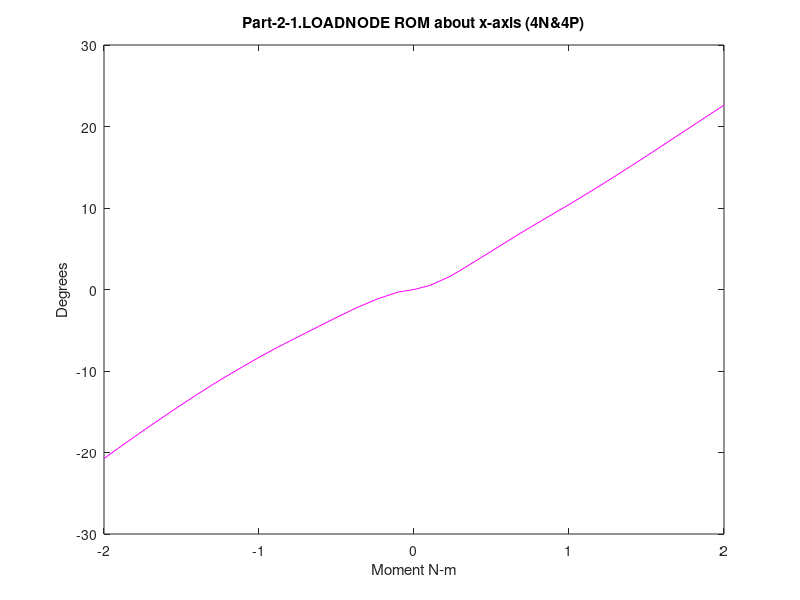

This figure's MATLAB source: (Note: this script raises an error after producing the figure.)
%% Range of  motion for model5_LatSlide_Tether
%% Part-2-1.LOADNODE
% extension (4N) data converted to degrees
ta=[2 2.05126 2.11533 2.17471 2.20404 2.25806 2.30703 2.35279 2.40109 2.45138 2.50274 2.55389 2.60894 2.65187 2.70418 2.75649 2.80083 2.85242 2.90526 2.95387 3 ];
ur1a=(180/pi)*(0.0390112+[-0.0390112 -0.0445328 -0.0585254 -0.0750416 -0.0840238 -0.101572 -0.117932 -0.133139 -0.149417 -0.166765 -0.185369 -0.20487 -0.226275 -0.243644 -0.265711 -0.28852 -0.308273 -0.331665 -0.356059 -0.378931 -0.400989 ]);
ur2a=(180/pi)*(-0.0209381+[0.0209381 0.0212932 0.0207506 0.0193363 0.0184148 0.016704 0.0152962 0.0141969 0.0130867 0.0118108 0.010355 0.00871715 0.00677342 0.00522994 0.00338431 0.00149501 -0.000196563 -0.00228458 -0.00447694 -0.00654989 -0.00854412]);
ur3a=(180/pi)*(-0.0300513+[0.0300513 0.0305766 0.0306433 0.0302071 0.0298779 0.0293143 0.0291185 0.0291235 0.029183 0.0292165 0.0292237 0.02923 0.0291508 0.0289931 0.0287882 0.0285916 0.0283722 0.0280059 0.02749 0.0269473 0.0264771]);

% flexion (4P) data converted to degrees
tb=[2 2.05126 2.11533 2.16533 2.21533 2.25908 2.32939 2.37939 2.41064 2.48096 2.51221 2.58252 2.61377 2.65013 2.70227 2.75401 2.82172 2.85179 2.91104 2.95017 3];
ur1b=(180/pi)*(0.0390112+[-0.0390112 -0.0303469 -0.0112679 0.00829034 0.0289154 0.0467931 0.0759647 0.0958811 0.108102 0.13545 0.147722 0.176158 0.189049 0.204243 0.226442 0.248686 0.278106 0.29124 0.317116 0.334153 0.355795]);
ur2b=(180/pi)*(-0.0209381+[0.0209381 0.0224982 0.0250941 0.0274965 0.0295836 0.0311457 0.0331949 0.0342249 0.0348003 0.0359693 0.0364777 0.0375683 0.0380281 0.0385587 0.0393344 0.04012 0.0410505 0.0414287 0.0421374 0.0425845 0.0431401 ]);
ur3b=(180/pi)*(-0.0300513+[0.0300513 0.0310142 0.0326795 0.0340649 0.035231 0.0361196 0.0371207 0.0378427 0.0382731 0.0390685 0.0393881 0.0401609 0.0405368 0.0409915 0.04157 0.0418063 0.0415349 0.0412681 0.0405593 0.0399773 0.0391686 ]);

% lateral bending (5N) data converted to degrees
ta5=[2 2.05126 2.10091 2.15137 2.23246 2.28246 2.31371 2.35238 2.42753 2.45878 2.51533 2.551 2.6001 2.67059 2.71118 2.76118 2.82055 2.86274 2.92212 2.9643 3];
ur1a5=(180/pi)*(0.0390112+[-0.0390112 -0.0384557 -0.0383573 -0.0385844 -0.0392278 -0.0397509 -0.0402031 -0.0408852 -0.0425828 -0.0434633 -0.0453547 -0.0466619 -0.0485518 -0.0515568 -0.0534372 -0.055847 -0.0587852 -0.0610138 -0.0642583 -0.066721 -0.068877 ]);
ur2a5=(180/pi)*(-0.0209381+[0.0209381 0.0167944 0.00860755 -0.00196035 -0.0224648 -0.0363765 -0.045275 -0.0565546 -0.0786026 -0.0877389 -0.10415 -0.114326 -0.128017 -0.147221 -0.15809 -0.171312 -0.186747 -0.197554 -0.212653 -0.223352 -0.23235]);
ur3a5=(180/pi)*(-0.0300513+[0.0300513 0.0283037 0.023689 0.0169447 0.00260352 -0.0076868 -0.0143256 -0.0228524 -0.0400187 -0.047225 -0.0602198 -0.0683806 -0.0796096 -0.0955057 -0.104433 -0.115173 -0.127627 -0.136104 -0.147626 -0.155415 -0.161806]);
% lateral bending (5P) data converted to degrees
tb5=[2 2.05126 2.11533 2.17471 2.20107 2.25991 2.30337 2.35035 2.40415 2.45064 2.51269 2.558 2.61911 2.66482 2.70279 2.77248 2.82013 2.86034 2.91837 2.95368 3];
ur1b5=(180/pi)*(0.0390112+[-0.0390112 -0.0378846 -0.036121 -0.0343224 -0.0334734 -0.0315638 -0.0302853 -0.0291298 -0.0282971 -0.0281689 -0.0286302 -0.0293807 -0.03073 -0.0319586 -0.0331122 -0.0354634 -0.0372617 -0.0388646 -0.0413264 -0.0428817 -0.0450107 ]);
ur2b5=(180/pi)*(-0.0209381+[0.0209381 0.0265191 0.0392846 0.0537124 0.060762 0.0775743 0.0906577 0.105169 0.121719 0.135759 0.154059 0.167116 0.184481 0.19733 0.207901 0.227083 0.240009 0.250792 0.266178 0.275467 0.287594]);
ur3b5=(180/pi)*(-0.0300513+[0.0300513 0.0328911 0.0410604 0.0512508 0.0564777 0.0694695 0.0800155 0.0921162 0.106205 0.118313 0.134133 0.145479 0.160554 0.17165 0.180743 0.197159 0.20809 0.217076 0.229658 0.237092 0.246606]);

% axial roation (6N) data converted to degrees.
ta6=[2 2.05026 2.11433 2.16433 2.21433 2.26433 2.31433 2.36433 2.41433 2.46433 2.51433 2.56433 2.61433 2.66433 2.71433 2.76433 2.81433 2.87371 2.91589 2.96589 3];
ur1a6=(180/pi)*(0.0390112+[-0.0390112 -0.00287522 0.0155824 0.0282489 0.0330903 0.0359953 0.0381832 0.0399045 0.042071 0.0438742 0.0459368 0.0486603 0.0512189 0.0542616 0.0569445 0.0598413 0.0628698 0.0660135 0.0699129 0.0727929 0.0748824]);
ur2a6=(180/pi)*(-0.0209381+[0.0209381 0.00812832 -0.0198089 -0.0405386 -0.052901 -0.0688193 -0.081267 -0.0909591 -0.102444 -0.111756 -0.120365 -0.129803 -0.138174 -0.147045 -0.15401 -0.160516 -0.166562 -0.172212 -0.178537 -0.182763 -0.185669]);
ur3a6=(180/pi)*(-0.0300513+[0.0300513 0.00662173 -0.0340194 -0.0676476 -0.0868714 -0.110008 -0.128001 -0.14212 -0.159224 -0.173362 -0.18688 -0.201911 -0.215532 -0.230376 -0.242386 -0.254045 -0.265329 -0.276269 -0.288924 -0.297735 -0.303973]);

% axial rotation (6P) data converted to degrees
tb6=[2 2.05126 2.11533 2.16533 2.20361 2.25315 2.31416 2.35262 2.40417 2.45195 2.50082 2.55529 2.60294 2.66047 2.7231 2.75435 2.80406 2.85412 2.94917 2.96167 3];
ur1b6=(180/pi)*(0.0390112+[-0.0390112 -0.0379345 -0.0359254 -0.0336474 -0.0316109 -0.0283184 -0.0229266 -0.019037 -0.0134948 -0.00825905 -0.00322029 0.00175667 0.00539779 0.00923483 0.0131241 0.0150953 0.0184002 0.0218544 0.0286262 0.0295273 0.0322952]);
ur2b6=(180/pi)*(-0.0209381+[0.0209381 0.024108 0.0329509 0.0421705 0.0497661 0.0605225 0.07497 0.0843957 0.0970573 0.108596 0.119915 0.132044 0.142222 0.154063 0.166602 0.172768 0.182436 0.191892 0.209076 0.211282 0.217914]);
ur3b6=(180/pi)*(-0.0300513+[0.0300513 0.0352278 0.0487543 0.0628903 0.0747967 0.0922749 0.116685 0.132934 0.155045 0.174991 0.194224 0.214403 0.230881 0.249566 0.268918 0.278342 0.292986 0.307261 0.333315 0.33667 0.346754 ]);

%% Part-2-1.N-C4-EP
% extension (4N) data converted to degrees
tc=[2 2.05126 2.11533 2.17471 2.20404 2.25806 2.30703 2.35279 2.40109 2.45138 2.50274 2.55389 2.60894 2.65187 2.70418 2.75649 2.80083 2.85242 2.90526 2.95387 3 ];
ur1c=(180/pi)*(0.0579808+[-0.0579808 -0.0591453 -0.065949 -0.0743261 -0.0791067 -0.0891022 -0.0990442 -0.109147 -0.120481 -0.132748 -0.145658 -0.159286 -0.175004 -0.188357 -0.205565 -0.223618 -0.239714 -0.25916 -0.279685 -0.299121 -0.318028 ]);
ur2c=(180/pi)*(-0.020385+[0.020385 0.0211272 0.0214923 0.021663 0.0217419 0.0218692 0.0218602 0.0218619 0.0219169 0.0218758 0.0218001 0.0215807 0.0211626 0.0207545 0.0201443 0.0193442 0.0185002 0.0172647 0.0157532 0.0142445 0.0127373]);
ur3c=(180/pi)*(-0.0265798+[0.0265798 0.0271847 0.0275514 0.0278337 0.0279993 0.0282704 0.0285763 0.0289148 0.0293417 0.0297532 0.0301318 0.0304302 0.0306791 0.0307578 0.0307415 0.030589 0.0303871 0.0299885 0.0293703 0.0287161 0.0281028]);

% flexion (4P) data converted to degrees
td=[2 2.05126 2.11533 2.16533 2.21533 2.25908 2.32939 2.37939 2.41064 2.48096 2.51221 2.58252 2.61377 2.65013 2.70227 2.75401 2.82172 2.85179 2.91104 2.95017 3];
ur1d=(180/pi)*(0.0579808+[-0.0579808 -0.0539761 -0.0419272 -0.0281443 -0.0141894 -0.00239249 0.0173513 0.03031 0.0382582 0.0565189 0.064902 0.0848212 0.0939786 0.104899 0.12102 0.137374 0.159342 0.169231 0.188814 0.201822 0.218413 ]);
ur2d=(180/pi)*(-0.020385+[0.020385 0.0214961 0.0234315 0.0252842 0.0266874 0.0276818 0.029065 0.0296772 0.0300161 0.0307628 0.0310933 0.0317923 0.0320795 0.0324084 0.0329022 0.0334443 0.0341256 0.0344155 0.0349631 0.0353189 0.0357658 ]);
ur3d=(180/pi)*(-0.0265798+[0.0265798 0.0274361 0.029027 0.0303264 0.0313385 0.032143 0.0331894 0.0340455 0.0345676 0.0356436 0.0360963 0.0371704 0.0376829 0.0382795 0.0389974 0.0393551 0.0392847 0.0391176 0.0385894 0.0381336 0.0374544]);

% lateral bending (5N) data converted to degrees
tc5=[2 2.05126 2.10091 2.15137 2.23246 2.28246 2.31371 2.35238 2.42753 2.45878 2.51533 2.551 2.6001 2.67059 2.71118 2.76118 2.82055 2.86274 2.92212 2.9643 3];
ur1c5=(180/pi)*(0.0579808+[-0.0579808 -0.0572153 -0.0566319 -0.0559986 -0.0549668 -0.0542407 -0.0537326 -0.0531618 -0.0526507 -0.0526985 -0.0530825 -0.0535247 -0.0542648 -0.0554824 -0.0563646 -0.0576243 -0.0592989 -0.0606763 -0.0627938 -0.0644915 -0.0660217]);
ur2c5=(180/pi)*(-0.020385+[0.020385 0.0193595 0.0155073 0.0098508 -0.00288174 -0.0119997 -0.0178742 -0.025538 -0.0409647 -0.0474866 -0.0593877 -0.0668641 -0.0769945 -0.0913067 -0.099505 -0.109554 -0.121365 -0.129714 -0.141455 -0.149823 -0.156869]);
ur3c5=(180/pi)*(-0.0265798+[0.0265798 0.0268326 0.0251646 0.0216405 0.0123579 0.00515835 0.000443313 -0.00577447 -0.0187202 -0.0242771 -0.0344236 -0.0408882 -0.0499102 -0.0627989 -0.0701173 -0.0789269 -0.0891526 -0.0961346 -0.10569 -0.112161 -0.11745]);

% lateral bending (5P) data converted to degrees
td5=[2 2.05126 2.11533 2.17471 2.20107 2.25991 2.30337 2.35035 2.40415 2.45064 2.51269 2.558 2.61911 2.66482 2.70279 2.77248 2.82013 2.86034 2.91837 2.95368 3];
ur1d5=(180/pi)*(0.0579808+[-0.0579808 -0.0571668 -0.0559046 -0.0543358 -0.0534974 -0.0515583 -0.0501297 -0.04874 -0.0475212 -0.04683 -0.0464963 -0.0466977 -0.0472002 -0.0477559 -0.0483423 -0.049705 -0.0508356 -0.0518999 -0.0536504 -0.0548276 -0.0565305]);
ur2d5=(180/pi)*(-0.020385+[0.020385 0.0226954 0.0295688 0.0382902 0.042765 0.0538085 0.0626531 0.0725134 0.0838809 0.0936197 0.106538 0.115912 0.128547 0.138072 0.146029 0.160694 0.170655 0.179029 0.191095 0.198452 0.208127]);
ur3d5=(180/pi)*(-0.0265798+[0.0265798 0.0273453 0.031483 0.0377292 0.0411596 0.0501727 0.0578057 0.0666729 0.0771894 0.0862986 0.0984522 0.107295 0.119152 0.128036 0.135417 0.148931 0.157991 0.16549 0.176062 0.182356 0.190454]);

% axial rotation (6N) data converted to degrees
tc6=[2 2.05026 2.11433 2.16433 2.21433 2.26433 2.31433 2.36433 2.41433 2.46433 2.51433 2.56433 2.61433 2.66433 2.71433 2.76433 2.81433 2.87371 2.91589 2.96589 3];
ur1c6=(180/pi)*(0.0579808+[-0.0579808 -0.0222959 -0.0036737 0.009292 0.0143843 0.0177689 0.0203478 0.0221933 0.0244743 0.0262798 0.0283285 0.0309601 0.0333548 0.0361889 0.0386804 0.0412867 0.0439598 0.0467201 0.0501254 0.0526013 0.0544026]);
ur2c6=(180/pi)*(-0.020385+[0.020385 0.011941 -0.0105084 -0.0264816 -0.0355766 -0.0472872 -0.0564472 -0.0635179 -0.0717716 -0.0784768 -0.0846353 -0.0914476 -0.0975651 -0.104065 -0.109174 -0.113991 -0.118478 -0.122673 -0.127395 -0.130582 -0.132805]);
ur3c6=(180/pi)*(-0.0265798+[0.0265798 0.00740978 -0.0280428 -0.0569743 -0.0728259 -0.0915119 -0.105978 -0.117249 -0.130825 -0.141987 -0.1526 -0.164362 -0.175017 -0.186639 -0.19603 -0.205142 -0.213948 -0.22248 -0.23233 -0.239194 -0.24405]);

% axial rotation (6P) data converted to degrees
td6=[2 2.05126 2.11533 2.16533 2.20361 2.25315 2.31416 2.35262 2.40417 2.45195 2.50082 2.55529 2.60294 2.66047 2.7231 2.75435 2.80406 2.85412 2.94917 2.96167 3];
ur1d6=(180/pi)*(0.0579808+[-0.0579808 -0.0569569 -0.0551155 -0.0528603 -0.0507222 -0.0472179 -0.0414067 -0.0373133 -0.0312717 -0.025744 -0.0205692 -0.0152892 -0.0113398 -0.00712626 -0.00285226 -0.000697715 0.00282681 0.00646729 0.0134629 0.014373 0.0171303]);
ur2d6=(180/pi)*(-0.020385+[0.020385 0.0216554 0.0265218 0.0323284 0.0372418 0.0444156 0.0543664 0.0608654 0.0694286 0.0771237 0.0847653 0.0930718 0.100167 0.108644 0.11783 0.122426 0.129725 0.136968 0.150336 0.152056 0.157231]);
ur3d6=(180/pi)*(-0.0265798+[0.0265798 0.0295991 0.0391311 0.0499299 0.0592605 0.0733708 0.0934906 0.106935 0.125076 0.141316 0.156975 0.173339 0.186679 0.201882 0.217713 0.225447 0.237468 0.249211 0.270755 0.273536 0.28189 ]);

%% part-2-1.N-C5-EP
% extension (4N) data converted to degrees
te=[2 2.05126 2.11533 2.17471 2.20404 2.25806 2.30703 2.35279 2.40109 2.45138 2.50274 2.55389 2.60894 2.65187 2.70418 2.75649 2.80083 2.85242 2.90526 2.95387 3 ];
ur1e=(180/pi)*(0.0234239+[-0.0234239 -0.0216407 -0.0201432 -0.0198212 -0.0199592 -0.0206705 -0.0213491 -0.0225472 -0.024689 -0.0279062 -0.0321424 -0.0372116 -0.0437003 -0.0493607 -0.0569568 -0.0652594 -0.0728076 -0.0821107 -0.0921457 -0.101643 -0.11089 ]);
ur2e=(180/pi)*(-0.00762689+[0.00762689 0.00849646 0.00991535 0.0112677 0.0118735 0.012779 0.0131307 0.0132368 0.0133612 0.0135372 0.0137399 0.0138898 0.0138937 0.013862 0.0137388 0.0133966 0.0129306 0.012224 0.0112851 0.0103459 0.00941034]);
ur3e=(180/pi)*(-0.00946232+[0.00946232 0.010058 0.0109213 0.0117111 0.0120249 0.0123767 0.0124088 0.0122437 0.0121044 0.0120886 0.0121238 0.0121556 0.0121244 0.0120749 0.0119216 0.0116175 0.0112671 0.0107917 0.0101747 0.00954086 0.00894448]);

% flexion (4P) data converted to degrees
tf=[2 2.05126 2.11533 2.16533 2.21533 2.25908 2.32939 2.37939 2.41064 2.48096 2.51221 2.58252 2.61377 2.65013 2.70227 2.75401 2.82172 2.85179 2.91104 2.95017 3];
ur1f=(180/pi)*(0.0234239+[-0.0234239 -0.0227156 -0.0224577 -0.0226357 -0.0193503 -0.0133671 -0.00165693 0.00487552 0.00913611 0.0200288 0.0252702 0.0381253 0.0441446 0.0514462 0.062238 0.0731826 0.08777 0.0943687 0.107623 0.116508 0.127897]);
ur2f=(180/pi)*(-0.00762689+[0.00762689 0.0081883 0.00810869 0.00774355 0.00768696 0.00789163 0.00848366 0.00870769 0.008886 0.00964905 0.0100212 0.0108419 0.0112093 0.0116422 0.012324 0.0130785 0.0140258 0.014437 0.0152173 0.0157185 0.0163454]);
ur3f=(180/pi)*(-0.00946232+[0.00946232 0.00987677 0.00996964 0.00984473 0.00993979 0.0101116 0.0103072 0.0107786 0.0111451 0.0120148 0.0124526 0.0136381 0.0141924 0.0148178 0.0154999 0.0157493 0.015658 0.0155296 0.0151464 0.0148186 0.0143348]);

% lateral bending (5N) data converted to degrees
te5=[2 2.05126 2.10091 2.15137 2.23246 2.28246 2.31371 2.35238 2.42753 2.45878 2.51533 2.551 2.6001 2.67059 2.71118 2.76118 2.82055 2.86274 2.92212 2.9643 3];
ur1e5=(180/pi)*(0.0234239+[-0.0234239 -0.0224591 -0.021304 -0.0200434 -0.0186652 -0.0185244 -0.0185868 -0.0187773 -0.0199327 -0.0205871 -0.0217459 -0.0225203 -0.0236402 -0.0252974 -0.0263074 -0.0276275 -0.0292723 -0.0305317 -0.0324045 -0.0338684 -0.0351433]);
ur2e5=(180/pi)*(-0.00762689+[0.00762689 0.00766569 0.00677909 0.00517177 0.000382657 -0.00361964 -0.00640036 -0.0103543 -0.0186232 -0.0223406 -0.0294755 -0.0340823 -0.0404586 -0.0497563 -0.0552295 -0.0620461 -0.07016 -0.0760232 -0.08434 -0.0903199 -0.095344 ]);
ur3e5=(180/pi)*(-0.00946232+[0.00946232 0.0103339 0.0109962 0.0108909 0.00841924 0.00563095 0.00363528 0.000787347 -0.00540986 -0.00819013 -0.0136068 -0.017316 -0.0227618 -0.0309724 -0.0358123 -0.0416781 -0.0485266 -0.0532034 -0.0595701 -0.0638671 -0.0673457]);

% lateral bending (5P) data converted to degrees
tf5=[2 2.05126 2.11533 2.17471 2.20107 2.25991 2.30337 2.35035 2.40415 2.45064 2.51269 2.558 2.61911 2.66482 2.70279 2.77248 2.82013 2.86034 2.91837 2.95368 3];
ur1f5=(180/pi)*(0.0234239+[-0.0234239 -0.0226201 -0.0222255 -0.022334 -0.0225159 -0.0231123 -0.0237636 -0.0247483 -0.0258956 -0.0267582 -0.0277682 -0.0284791 -0.0295198 -0.0303795 -0.0311965 -0.0329412 -0.0342676 -0.0354809 -0.0375203 -0.0389201 -0.0409936]);
ur2f5=(180/pi)*(-0.00762689+[0.00762689 0.00858044 0.0108261 0.0138391 0.0154531 0.0198308 0.0236182 0.0281291 0.0340535 0.0396593 0.0476682 0.0537767 0.0623246 0.0689609 0.0746176 0.0852089 0.0924233 0.0985505 0.107481 0.112962 0.120186]);
ur3f5=(180/pi)*(-0.00946232+[0.00946232 0.00926362 0.00948472 0.0106188 0.0114829 0.0143148 0.0172481 0.0211108 0.0263493 0.0314025 0.0387211 0.0443294 0.0521538 0.0582038 0.0633429 0.0728889 0.0792704 0.084588 0.092167 0.0967124 0.102605]);

% axial rotation (6N) data converted to degrees
te6=[2 2.05026 2.11433 2.16433 2.21433 2.26433 2.31433 2.36433 2.41433 2.46433 2.51433 2.56433 2.61433 2.66433 2.71433 2.76433 2.81433 2.87371 2.91589 2.96589 3];
ur1e6=(180/pi)*(0.0234239+[-0.0234239 0.00797259 0.0194977 0.0212892 0.021739 0.0229186 0.0241432 0.025376 0.0270008 0.0283522 0.0299589 0.0320423 0.0339283 0.0361724 0.0381722 0.0402944 0.0424871 0.044781 0.0476689 0.0497683 0.051283]);
ur2e6=(180/pi)*(-0.00762689+[0.00762689 0.00558387 -0.00640367 -0.0148201 -0.0206733 -0.0282871 -0.0342502 -0.0387407 -0.0440745 -0.0484806 -0.0525302 -0.0569791 -0.0609414 -0.0650844 -0.0683375 -0.071386 -0.0742256 -0.0768866 -0.0798405 -0.0817758 -0.0830908]);
ur3e6=(180/pi)*(-0.00946232+[0.00946232 -0.00197301 -0.023604 -0.0393538 -0.0485781 -0.060221 -0.0693124 -0.076357 -0.0849003 -0.0919717 -0.0986662 -0.106072 -0.112748 -0.119949 -0.125749 -0.131341 -0.136725 -0.141948 -0.147979 -0.152148 -0.155073]);

% axial rotation (6P) data converted to degrees
tf6=[2 2.05126 2.11533 2.16533 2.20361 2.25315 2.31416 2.35262 2.40417 2.45195 2.50082 2.55529 2.60294 2.66047 2.7231 2.75435 2.80406 2.85412 2.94917 2.96167 3];
ur1f6=(180/pi)*(0.0234239+[-0.0234239 -0.0223957 -0.0211453 -0.019928 -0.0188039 -0.0171402 -0.0149193 -0.0132908 -0.0108298 -0.00875535 -0.00644391 -0.00366204 -0.00117387 0.00187838 0.00537978 0.00716278 0.0100257 0.0129525 0.0186478 0.0194073 0.0217688]);
ur2f6=(180/pi)*(-0.00762689+[0.00762689 0.00782708 0.00882855 0.0103164 0.0115552 0.0133575 0.0161586 0.0183552 0.0212728 0.0245734 0.0285605 0.0333218 0.037687 0.043053 0.0490514 0.0520717 0.0569163 0.0618139 0.0710426 0.0722451 0.0758726]);
ur3f6=(180/pi)*(-0.00946232+[0.00946232 0.0108538 0.0154706 0.0211299 0.0261985 0.0341721 0.0461076 0.0543603 0.0654272 0.0754882 0.0856419 0.0965049 0.105541 0.115865 0.126673 0.131918 0.140043 0.147995 0.162609 0.1645 0.170196]);

%% part-2-1.N-C6-EP
% extension (4N) data converted to degrees
tg=[2 2.05126 2.11533 2.17471 2.20404 2.25806 2.30703 2.35279 2.40109 2.45138 2.50274 2.55389 2.60894 2.65187 2.70418 2.75649 2.80083 2.85242 2.90526 2.95387 3 ];
ur1g=(180/pi)*(0.00553267+[-0.00553267 -0.00371302 0.000571569 0.00528179 0.00770654 0.0119324 0.0147556 0.0166753 0.0181631 0.0191836 0.0197096 0.0197707 0.0194373 0.0189497 0.0180223 0.0166482 0.0151525 0.0130417 0.0103842 0.00736962 0.00403895 ]);
ur2g=(180/pi)*(-0.00298194+[0.00298194 0.00327935 0.0038969 0.00450906 0.00479543 0.00521399 0.00549862 0.00568639 0.00585882 0.00600655 0.00613576 0.00620719 0.00628072 0.00635432 0.0065019 0.00663979 0.00672778 0.0068189 0.00684654 0.00680931 0.00673285]);
ur3g=(180/pi)*(-0.00193507+[0.00193507 0.00200998 0.00204986 0.0020423 0.0020065 0.00185598 0.00173105 0.00159766 0.00146902 0.00137576 0.00129697 0.00122258 0.00117305 0.00115553 0.00120707 0.0012686 0.0013196 0.00139773 0.00147663 0.00149146 0.00147756]);

% flexion (4P) data converted to degrees
tf=[2 2.05126 2.11533 2.16533 2.21533 2.25908 2.32939 2.37939 2.41064 2.48096 2.51221 2.58252 2.61377 2.65013 2.70227 2.75401 2.82172 2.85179 2.91104 2.95017 3];
ur1h=(180/pi)*(0.00553267+[-0.00553267 -0.00542248 -0.00821284 -0.0117024 -0.0155869 -0.0187663 -0.0215064 -0.019836 -0.0182082 -0.012753 -0.00985639 -0.00233987 0.00130249 0.00578583 0.012197 0.0184485 0.0259111 0.0292071 0.0357908 0.040226 0.0459734]);
ur2h=(180/pi)*(-0.00298194+[0.00298194 0.00318371 0.00314655 0.00293117 0.0030006 0.00312382 0.00339816 0.00390802 0.00420152 0.00471195 0.00488327 0.00518539 0.00530352 0.00544215 0.00575466 0.00616482 0.0066744 0.00689514 0.00730879 0.00757564 0.00790348 ]);
ur3h=(180/pi)*(-0.00193507+[0.00193507 0.00212903 0.00244055 0.00271327 0.00325057 0.00382077 0.00457652 0.00509198 0.00546526 0.00624303 0.00670183 0.00799578 0.00858586 0.00918827 0.00967935 0.00966884 0.00943139 0.00929469 0.00896358 0.00869978 0.00831687]);

% lateral bending (5N) data converted to degrees
tg5=[2 2.05126 2.10091 2.15137 2.23246 2.28246 2.31371 2.35238 2.42753 2.45878 2.51533 2.551 2.6001 2.67059 2.71118 2.76118 2.82055 2.86274 2.92212 2.9643 3];
ur1g5=(180/pi)*(0.00553267+[-0.00553267 -0.00487418 -0.00437149 -0.00392993 -0.00297294 -0.00207398 -0.00143966 -0.00051545 0.00212374 0.00337489 0.00568614 0.00699267 0.00844908 0.0101888 0.0109391 0.0115236 0.0119072 0.0119174 0.011718 0.0113298 0.0108004]);
ur2g5=(180/pi)*(-0.00298194+[0.00298194 0.0032004 0.00369966 0.00440518 0.00571223 0.00601351 0.00606436 0.00584559 0.00380677 0.00257652 -8.1536E-005 -0.00184885 -0.00441254 -0.00858959 -0.0112505 -0.0147705 -0.0190977 -0.0223414 -0.0270986 -0.0306709 -0.0338038]);
ur3g5=(180/pi)*(-0.00193507+[0.00193507 0.00253851 0.00374439 0.00511212 0.00725165 0.00809182 0.00850265 0.00879035 0.00826504 0.00770816 0.0062085 0.00494695 0.00280158 -0.000946923 -0.00331675 -0.00635089 -0.00993248 -0.0123879 -0.0156941 -0.0179162 -0.0198272]);

% lateral bending (5P) data converted to degrees
th5=[2 2.05126 2.11533 2.17471 2.20107 2.25991 2.30337 2.35035 2.40415 2.45064 2.51269 2.558 2.61911 2.66482 2.70279 2.77248 2.82013 2.86034 2.91837 2.95368 3];
ur1h5=(180/pi)*(0.00553267+[-0.00553267 -0.0046939 -0.00360981 -0.00263172 -0.00223822 -0.00147062 -0.000882239 -6.3776E-006 0.0011926 0.00221923 0.00374568 0.00486714 0.00625333 0.00711281 0.00769689 0.00839775 0.00836637 0.00802185 0.00706786 0.00629052 0.00496561]);
ur2h5=(180/pi)*(-0.00298194+[0.00298194 0.00306829 0.00254186 0.00185023 0.00157364 0.00115611 0.00126278 0.00201866 0.00350795 0.00532203 0.0084723 0.0113188 0.0157445 0.019374 0.0225559 0.0286284 0.0330521 0.0369769 0.0428593 0.0464959 0.0513491]);
ur3h5=(180/pi)*(-0.00193507+[0.00193507 0.00146475 3.92525E-005 -0.00134414 -0.00189666 -0.00280622 -0.00305935 -0.00272518 -0.00169645 -0.000184764 0.00242701 0.00474345 0.00829183 0.0112168 0.0137874 0.0186274 0.0221903 0.0253132 0.0298944 0.0326817 0.036329]);

% axial rotation (6N) data converted to degrees
tg6=[2 2.05026 2.11433 2.16433 2.21433 2.26433 2.31433 2.36433 2.41433 2.46433 2.51433 2.56433 2.61433 2.66433 2.71433 2.76433 2.81433 2.87371 2.91589 2.96589 3];
ur1g6=(180/pi)*(0.00553267+[-0.00553267 0.0136055 0.0174558 0.0177009 0.0180366 0.0186135 0.0190852 0.0195325 0.0202154 0.0208623 0.0215934 0.0226613 0.0238051 0.0251977 0.0264109 0.027661 0.0289378 0.0302818 0.0319843 0.0332257 0.0341194]);
ur2g6=(180/pi)*(-0.00298194+[0.00298194 0.00525357 -0.000824734 -0.00595874 -0.00911028 -0.0133175 -0.0166848 -0.0192264 -0.0222557 -0.0246275 -0.0267662 -0.0291325 -0.0311497 -0.0332125 -0.0347822 -0.0362412 -0.0376103 -0.0389181 -0.0403969 -0.0413743 -0.042031]);
ur3g6=(180/pi)*(-0.00193507+[0.00193507 -0.00215448 -0.0110662 -0.0180985 -0.0224016 -0.0279894 -0.0324976 -0.0360628 -0.0404701 -0.0441142 -0.0475827 -0.0514414 -0.0548852 -0.0585785 -0.0614897 -0.0642815 -0.0669781 -0.0696222 -0.0726985 -0.0748144 -0.0762957]);

% axial rotation (6P) data converted to degrees
th6=[2 2.05126 2.11533 2.16533 2.20361 2.25315 2.31416 2.35262 2.40417 2.45195 2.50082 2.55529 2.60294 2.66047 2.7231 2.75435 2.80406 2.85412 2.94917 2.96167 3];
ur1h6=(180/pi)*(0.00553267+[-0.00553267 -0.0047868 -0.00402884 -0.00351911 -0.00292948 -0.00203041 -0.00110443 -0.0010181 -0.00121935 -0.00119905 -0.000809346 9.82651E-006 0.00127113 0.00328803 0.00586543 0.00708565 0.00893958 0.0107783 0.0142494 0.0147109 0.0161541]);
ur2h6=(180/pi)*(-0.00298194+[0.00298194 0.00301333 0.00280428 0.00257786 0.00232953 0.00188987 0.00129415 0.00107288 0.00175978 0.00281275 0.0045227 0.00714594 0.00981093 0.0131749 0.0171103 0.0191258 0.0223661 0.0256654 0.0319649 0.0327901 0.0352772]);
ur3h6=(180/pi)*(-0.00193507+[0.00193507 0.0025514 0.00437459 0.00612786 0.00768656 0.0102592 0.0138931 0.0163238 0.0203085 0.0246675 0.029416 0.0349331 0.0398767 0.0456732 0.0518941 0.054935 0.0596716 0.0643632 0.0730836 0.0742179 0.07764]);

%% part-2-1.N-C7-EP
% flexion (4N) data converted to degrees
ti=[2 2.05126 2.11533 2.17471 2.20404 2.25806 2.30703 2.35279 2.40109 2.45138 2.50274 2.55389 2.60894 2.65187 2.70418 2.75649 2.80083 2.85242 2.90526 2.95387 3 ];
ur1i=(180/pi)*(-1.85006E-005+[1.85006E-005 2.56063E-005 4.59631E-005 6.99067E-005 8.25502E-005 0.000111018 0.000142721 0.000170138 0.000196181 0.000219663 0.000240117 0.000257612 0.000274467 0.000285864 0.000297725 0.00030721 0.000313248 0.000318335 0.000321044 0.000320037 0.000316681]);
ur2i=(180/pi)*(7.46194E-006+[-7.46194E-006 -7.52125E-006 -7.18776E-006 -6.71537E-006 -6.45021E-006 -4.96001E-006 -2.70797E-006 -5.72694E-007 1.91259E-006 4.4698E-006 7.05849E-006 9.44159E-006 1.20246E-005 1.4218E-005 1.73974E-005 2.07261E-005 2.36325E-005 2.70273E-005 3.01844E-005 3.34652E-005 3.68752E-005]);
ur3i=(180/pi)*(-1.11716E-007+[1.11716E-007 3.71925E-007 7.10286E-007 5.01813E-007 2.60895E-007 -1.83486E-006 -5.35017E-006 -8.58204E-006 -1.24362E-005 -1.59357E-005 -1.93581E-005 -2.25274E-005 -2.57986E-005 -2.86175E-005 -3.22928E-005 -3.58407E-005 -3.8822E-005 -4.22795E-005 -4.54087E-005 -4.94257E-005 -5.3776E-005 ]);

% extension (4P) data converted to degrees
th=[2 2.05126 2.11533 2.16533 2.21533 2.25908 2.32939 2.37939 2.41064 2.48096 2.51221 2.58252 2.61377 2.65013 2.70227 2.75401 2.82172 2.85179 2.91104 2.95017 3];
ur1j=(180/pi)*(-1.85006E-005+[1.85006E-005 1.59152E-005 -3.42911E-007 -1.82105E-005 -4.1416E-005 -6.2526E-005 -9.22061E-005 -0.000107352 -0.000114713 -0.000125637 -0.000129109 -0.000135444 -0.000137648 -0.000138445 -0.000135405 -0.00012518 -9.15068E-005 -7.51893E-005 -4.19514E-005 -1.85395E-005 1.32939E-005]);
ur2j=(180/pi)*(7.46194E-006+[-7.46194E-006 -7.52778E-006 -7.86361E-006 -8.87556E-006 -1.00136E-005 -1.10407E-005 -1.21288E-005 -1.17861E-005 -1.11928E-005 -1.0953E-005 -1.02059E-005 -8.02702E-006 -7.0245E-006 -5.82866E-006 -5.82875E-006 -6.4815E-006 -6.06209E-006 -5.66967E-006 -4.56082E-006 -3.66074E-006 -2.41388E-006]);
ur3j=(180/pi)*(-1.11716E-007+[1.11716E-007 1.90525E-007 3.10158E-007 1.14616E-006 1.88844E-006 3.1016E-006 4.09533E-006 4.5347E-006 4.50583E-006 5.38996E-006 5.17954E-006 5.12613E-006 5.33405E-006 6.11552E-006 8.46376E-006 1.02354E-005 8.8087E-006 7.72733E-006 5.12E-006 3.04725E-006 5.50421E-008]);

% lateral bending (5N) data converted to degrees
ti5=[2 2.05126 2.10091 2.15137 2.23246 2.28246 2.31371 2.35238 2.42753 2.45878 2.51533 2.551 2.6001 2.67059 2.71118 2.76118 2.82055 2.86274 2.92212 2.9643 3];
ur1i5=(180/pi)*(-1.85006E-005+[1.85006E-005 2.12954E-005 2.40491E-005 2.64734E-005 3.06398E-005 3.39327E-005 3.5947E-005 3.85385E-005 4.42776E-005 4.70089E-005 5.33032E-005 5.96839E-005 7.10918E-005 8.9383E-005 0.000101149 0.000116828 0.000138008 0.000153303 0.000174932 0.000189917 0.000202718]);
ur2i5=(180/pi)*(7.46194E-006+[-7.46194E-006 -9.22472E-006 -1.10185E-005 -1.12084E-005 -6.77449E-006 -2.95229E-006 -2.28986E-008 4.05042E-006 1.16281E-005 1.44948E-005 1.93505E-005 2.03971E-005 2.01817E-005 1.75461E-005 1.48958E-005 1.08443E-005 5.05811E-006 -1.17963E-007 -8.48793E-006 -1.55711E-005 -2.1618E-005]);
ur3i5=(180/pi)*(-1.11716E-007+[1.11716E-007 8.58992E-006 2.25967E-005 3.62106E-005 5.44332E-005 6.42002E-005 6.90698E-005 7.37646E-005 8.03909E-005 8.21849E-005 8.42185E-005 8.58117E-005 8.71412E-005 8.67767E-005 8.55383E-005 8.30118E-005 7.88487E-005 7.57443E-005 7.12454E-005 6.88033E-005 6.69235E-005]);

% lateral bending (5P) data converted to degrees
tj5=[2 2.05126 2.11533 2.17471 2.20107 2.25991 2.30337 2.35035 2.40415 2.45064 2.51269 2.558 2.61911 2.66482 2.70279 2.77248 2.82013 2.86034 2.91837 2.95368 3];
ur1j5=(180/pi)*(-1.85006E-005+[1.85006E-005 1.95544E-005 2.09965E-005 2.29145E-005 2.38087E-005 2.57529E-005 2.71501E-005 2.93549E-005 3.29538E-005 3.71212E-005 4.48024E-005 5.20583E-005 6.50644E-005 7.66594E-005 8.71389E-005 0.000108441 0.000124709 0.000138988 0.000160057 0.000173976 0.000192688]);
ur2j5=(180/pi)*(7.46194E-006+[-7.46194E-006 -5.93357E-006 -5.83719E-006 -7.74819E-006 -9.05306E-006 -1.31225E-005 -1.70246E-005 -2.18418E-005 -2.81661E-005 -3.36125E-005 -3.87309E-005 -4.03E-005 -4.00662E-005 -3.79278E-005 -3.49974E-005 -2.77984E-005 -2.12445E-005 -1.44333E-005 -3.25046E-006 4.34407E-006 1.55324E-005]);
ur3j5=(180/pi)*(-1.11716E-007+[1.11716E-007 -8.17956E-006 -2.39882E-005 -3.85705E-005 -4.47665E-005 -5.69187E-005 -6.41803E-005 -6.94601E-005 -7.20738E-005 -7.16104E-005 -6.98866E-005 -6.84451E-005 -6.69491E-005 -6.59831E-005 -6.50224E-005 -6.26324E-005 -6.0426E-005 -5.87837E-005 -5.63891E-005 -5.47386E-005 -5.36599E-005]);


% axial rotation (6N) data converted to degrees
tj6=[2 2.05026 2.11433 2.16433 2.21433 2.26433 2.31433 2.36433 2.41433 2.46433 2.51433 2.56433 2.61433 2.66433 2.71433 2.76433 2.81433 2.87371 2.91589 2.96589 3];
ur1j6=(180/pi)*(-1.85006E-005+[1.85006E-005 5.68234E-005 6.82956E-005 6.83951E-005 7.18586E-005 7.92175E-005 8.62211E-005 9.31038E-005 0.00010319 0.000112909 0.000122877 0.000135215 0.000147831 0.000162769 0.000175857 0.000189124 0.000202673 0.000216431 0.000233161 0.000245281 0.000254071 ]);
ur2j6=(180/pi)*(7.46194E-006+[-7.46194E-006 2.07173E-005 3.63368E-005 4.71184E-005 5.49132E-005 6.45503E-005 7.19248E-005 7.77103E-005 8.5062E-005 9.13276E-005 9.75373E-005 0.00010473 0.000111261 0.000118626 0.000124766 0.000130882 0.000136944 0.000143024 0.000150285 0.000155519 0.000159263]);
ur3j6=(180/pi)*(-1.11716E-007+[1.11716E-007 -4.60875E-005 -0.000106216 -0.00016428 -0.000207349 -0.000266135 -0.000315604 -0.000357395 -0.00041209 -0.000460537 -0.000509295 -0.000565863 -0.000619257 -0.000679951 -0.000731127 -0.00078226 -0.000833379 -0.000884429 -0.000944959 -0.000987912 -0.0010186 ]);

% axial rotation (6P) data converted to degrees
ti6=[2 2.05126 2.11533 2.16533 2.20361 2.25315 2.31416 2.35262 2.40417 2.45195 2.50082 2.55529 2.60294 2.66047 2.7231 2.75435 2.80406 2.85412 2.94917 2.96167 3];
ur1i6=(180/pi)*(-1.85006E-005+[1.85006E-005 2.20554E-005 2.77121E-005 3.15266E-005 3.38601E-005 3.40761E-005 3.14453E-005 2.82826E-005 2.1245E-005 1.25007E-005 5.03648E-006 -1.10123E-006 -4.18123E-006 -3.74468E-006 9.76367E-007 7.97333E-006 2.24642E-005 3.91671E-005 7.55376E-005 8.09125E-005 9.83751E-005]);
ur2i6=(180/pi)*(7.46194E-006+[-7.46194E-006 -1.08983E-005 -2.37977E-005 -3.7347E-005 -4.7986E-005 -6.37754E-005 -8.7752E-005 -0.000108961 -0.000140527 -0.000172141 -0.000202751 -0.000234682 -0.000260107 -0.000286044 -0.000308348 -0.000317914 -0.000329977 -0.000338575 -0.000348599 -0.000349361 -0.000350678]);
ur3i6=(180/pi)*(-1.11716E-007+[1.11716E-007 1.11877E-005 4.4193E-005 7.41417E-005 9.56988E-005 0.000126416 0.000171497 0.000206835 0.000259245 0.000315473 0.000374223 0.000439522 0.000496897 0.000563333 0.000630846 0.00066425 0.000715945 0.000766451 0.000860113 0.000872552 0.000910911]);

%% join ROM data
% LOADNODE
% (4N&4P)
u1a=[flip(ur1a(2:21)),ur1b];
u2a=[flip(ur2a(2:21)),ur2b];
u3a=[flip(ur3a(2:21)),ur3b];
t1=[2*(-1*flip(ta(2:21))+2),(tb-2)*2];

%(5N&5P)
t2=[2*(-1*flip(ta5(2:21))+2),(tb5-2)*2];
u1a5=[flip(ur1a5(2:21)),ur1b5];
u2a5=[flip(ur2a5(2:21)),ur2b5];
u3a5=[flip(ur3a5(2:21)),ur3b5];

%(6N&6P)
tab6=[2*(-1*flip(ta6(2:21))+2),(tb6-2)*2];
u1a6=[flip(ur1a6(2:21)),ur1b6];
u2a6=[flip(ur2a6(2:21)),ur2b6];
u3a6=[flip(ur3a6(2:21)),ur3b6];

% C4
% (4N&4P)
u1z=[flip(ur1c(2:21)),ur1d];
u2z=[flip(ur2c(2:21)),ur2d];
u3z=[flip(ur3c(2:21)),ur3d];
t3=[2*(-1*flip(tc(2:21))+2),(td-2)*2];

%(5N&5P)
t4=[2*(-1*flip(tc5(2:21))+2),(td5-2)*2];
u1z5=[flip(ur1c5(2:21)),ur1d5];
u2z5=[flip(ur2c5(2:21)),ur2d5];
u3z5=[flip(ur3c5(2:21)),ur3d5];


% 6N & 6P
t20=[2*(-1*flip(tc6(2:21))+2),(td6-2)*2];
u1c6=[flip(ur1c6(2:21)),ur1d6];
u2c6=[flip(ur2c6(2:21)),ur2d6];
u3c6=[flip(ur3c6(2:21)),ur3d6];


% C5
% (4N&4P)
u1y=[flip(ur1e(2:21)),ur1f];
u2y=[flip(ur2e(2:21)),ur2f];
u3y=[flip(ur3e(2:21)),ur3f];
t5=[2*(-1*flip(te(2:21))+2),(tf-2)*2];


%(5N&5P)
t6=[2*(-1*flip(te5(2:21))+2),(tf5-2)*2];
u1y5=[flip(ur1e5(2:21)),ur1f5];
u2y5=[flip(ur2e5(2:21)),ur2f5];
u3y5=[flip(ur3e5(2:21)),ur3f5];

%(6N&6P)
t21=[2*(-1*flip(te6(2:21))+2),(tf6-2)*2];
u1e6=[flip(ur1e6(2:21)),ur1f6];
u2e6=[flip(ur2e6(2:21)),ur2f6];
u3e6=[flip(ur3e6(2:21)),ur3f6];

% C6
% (4N&4P)
u1x=[flip(ur1g(2:21)),ur1h];
u2x=[flip(ur2g(2:21)),ur2h];
u3x=[flip(ur3g(2:21)),ur3h];
t7=[2*(-1*flip(tg(2:21))+2),(tf-2)*2];

%(5N&5P)
t8=[2*(-1*flip(tg5(2:21))+2),(th5-2)*2];
u1x5=[flip(ur1g5(2:21)),ur1h5];
u2x5=[flip(ur2g5(2:21)),ur2h5];
u3x5=[flip(ur3g5(2:21)),ur3h5];

% 6N & 6P
t22=[2*(-1*flip(tg6(2:21))+2),(th6-2)*2];
u1g6=[flip(ur1g6(2:21)),ur1h6];
u2g6=[flip(ur2g6(2:21)),ur2h6];
u3g6=[flip(ur3g6(2:21)),ur3h6];


% C7
% (4N&4P)
u1w=[flip(ur1i(2:21)),ur1j];
u2w=[flip(ur2i(2:21)),ur2j];
u3w=[flip(ur3i(2:21)),ur3j];
t9=[2*(-1*flip(ti(2:21))+2),(th-2)*2];

%(5N&5P)
t10=[2*(-1*flip(ti5(2:21))+2),(tj5-2)*2];
u1w5=[flip(ur1g5(2:21)),ur1h5];
u2w5=[flip(ur2g5(2:21)),ur2h5];
u3w5=[flip(ur3g5(2:21)),ur3h5];

% 6N & 6P
t23=[2*(-1*flip(tj6(2:21))+2),(ti6-2)*2];
u1i6=[flip(ur1j6(2:21)),ur1i6];
u2i6=[flip(ur2j6(2:21)),ur2i6];
u3i6=[flip(ur3j6(2:21)),ur3i6];



%% plot ROM data

figure(1)
f=plot(t1,u1a,'m');
title('Part-2-1.LOADNODE ROM about x-axis (4N&4P)')
xlabel('Moment N-m')
ylabel('Degrees')
legend([c,a,b,d,e,f],'intact','model 1','model 2','model 3','model 4','model 5')
hold on

figure(2)
f=plot(t1,u2a,'m');
title('Part-2-1.LOADNODE ROM about y-axis (4N&4P)')
xlabel('Moment N-m')
ylabel('Degrees')
legend([c,a,b,d,e,f],'intact','model 1','model 2','model 3','model 4','model 5')
hold on

figure(3)
f=plot(t1,u3a,'m');
title('Part-2-1.LOADNODE ROM about z-axis (4N&4P)')
xlabel('Moment N-m')
ylabel('Degrees')
legend([c,a,b,d,e,f],'intact','model 1','model 2','model 3','model 4','model 5')
hold on

figure(4)
f=plot(t2,u1a5,'m');
title('Part-2-1.LOADNODE ROM about x-axis (5N&5P)')
xlabel('Moment N-m')
ylabel('Degrees')
legend([c,a,b,d,e,f],'intact','model 1','model 2','model 3','model 4','model 5')
hold on

figure(5)
f=plot(t2,u2a5,'m');
title('Part-2-1.LOADNODE ROM about y-axis (5N&5P)')
xlabel('Moment N-m')
ylabel('Degrees')
legend([c,a,b,d,e,f],'intact','model 1','model 2','model 3','model 4','model 5')
hold on

figure(6)
f=plot(t2,u3a5,'m');
title('Part-2-1.LOADNODE ROM about z-axis (4N&4P)')
xlabel('Moment N-m')
ylabel('Degrees')
legend([c,a,b,d,e,f],'intact','model 1','model 2','model 3','model 4','model 5')
hold on

figure(7)
f=plot(tab6,u1a6,'m');
title('Part-2-1.LOADNODE ROM about x-axis (6N&6P)')
xlabel('Moment N-m')
ylabel('degrees')
legend([c,a,b,d,e,f],'intact','model 1','model 2','model 3','model 4','model 5')
hold on

figure(8)
f=plot(tab6,u2a6,'m');
title('Part-2-1.LOADNODE ROM about y-axis (6N&6P)')
xlabel('Moment N-m')
ylabel('degrees')
legend([c,a,b,d,e,f],'intact','model 1','model 2','model 3','model 4','model 5')
hold on

figure(9)
f=plot(tab6,u3a6,'m');
title('Part-2-1.LOADNODE ROM about z-axis (6N&6P)')
xlabel('Moment N-m')
ylabel('degrees')
legend([c,a,b,d,e,f],'intact','model 1','model 2','model 3','model 4','model 5')
hold on

figure(10)
f=plot(t3,u1z,'m');
title('Part-2-1.N-C4-EP ROM about x-axis (4N&4P)')
xlabel('Moment N-m')
ylabel('Degrees')
legend([c,a,b,d,e,f],'intact','model 1','model 2','model 3','model 4','model 5')
hold on


figure(11)
f=plot(t3,u2z,'m');
title('Part-2-1.N-C4-EP ROM about y-axis (4N&4P)')
xlabel('Moment N-m')
ylabel('Degrees')
legend([c,a,b,d,e,f],'intact','model 1','model 2','model 3','model 4','model 5')
 hold on

figure(12)
f=plot(t3,u3z,'m');
title('Part-2-1.N-C4-EP ROM about z-axis (4N&4P)')
xlabel('Moment N-m')
ylabel('Degrees')
legend([c,a,b,d,e,f],'intact','model 1','model 2','model 3','model 4','model 5')
hold on

figure(13)
f=plot(t4,u1z5,'m');
title('Part-2-1.N-C4-EP ROM about x-axis (5N&5P)')
xlabel('Moment N-m')
ylabel('Degrees')
legend([c,a,b,d,e,f],'intact','model 1','model 2','model 3','model 4','model 5')
hold on

figure(14)
f=plot(t4,u2z5,'m');
title('Part-2-1.N-C4-EP ROM about y-axis (5N&5P)')
xlabel('Moment N-m')
ylabel('Degrees')
legend([c,a,b,d,e,f],'intact','model 1','model 2','model 3','model 4','model 5')
hold on

figure(15)
f=plot(t4,u3z5,'m');
title('Part-2-1.N-C4-EP ROM about z-axis (5N&5P)')
xlabel('Moment N-m')
ylabel('Degrees')
legend([c,a,b,d,e,f],'intact','model 1','model 2','model 3','model 4','model 5')
hold on


figure(16)
f=plot(t20,u1c6,'m');
title('Part-2-1.N-C4-EP ROM about x axis (6N&6P)')
xlabel('Moment N-m')
ylabel('Degrees')
legend([c,a,b,d,e,f],'intact','model 1','model 2','model 3','model 4','model 5')
hold on

figure(17)
f=plot(t20,u2c6,'m');
title('Part-2-1.N-C4-EP ROM about y axis (6N&6P)')
xlabel('Moment N-m')
ylabel('Degrees')
legend([c,a,b,d,e,f],'intact','model 1','model 2','model 3','model 4','model 5')
hold on

figure(18)
f=plot(t20,u3c6,'m');
title('Part-2-1.N-C4-EP ROM about z axis (6N&6P)')
xlabel('Moment N-m')
ylabel('Degrees')
legend([c,a,b,d,e,f],'intact','model 1','model 2','model 3','model 4','model 5')
hold on

figure(19)
f=plot(t5,u1y,'m');
title('Part-2-1.N-C5-EP ROM about x-axis (4N&4P)')
xlabel('Moment N-m')
ylabel('Degrees')
legend([c,a,b,d,e,f],'intact','model 1','model 2','model 3','model 4','model 5')
hold on

figure(20)
f=plot(t5,u2y,'m');
title('Part-2-1.N-C4-EP ROM about y-axis (4N&4P)')
xlabel('Moment N-m')
ylabel('Degrees')
legend([c,a,b,d,e,f],'intact','model 1','model 2','model 3','model 4','model 5')
hold on

figure(21)
f=plot(t5,u3y,'m');
title('Part-2-1.N-C4-EP ROM about z-axis (4N&4P)')
xlabel('Moment N-m')
ylabel('Degrees')
legend([c,a,b,d,e,f],'intact','model 1','model 2','model 3','model 4','model 5')
hold on

figure(22)
f=plot(t6,u1y5,'m');
title('Part-2-1.N-C5-EP ROM about x-axis (5N&5P)')
xlabel('Moment N-m')
ylabel('Degrees')
legend([c,a,b,d,e,f],'intact','model 1','model 2','model 3','model 4','model 5')
hold on

figure(23)
f=plot(t6,u2y5,'m');
title('Part-2-1.N-C5-EP ROM about y-axis (5N&5P)')
xlabel('Moment N-m')
ylabel('Degrees')
legend([c,a,b,d,e,f],'intact','model 1','model 2','model 3','model 4','model 5')
hold on

figure(24)
f=plot(t6,u3y5,'m');
title('Part-2-1.N-C5-EP ROM about z-axis (5N&5P)')
xlabel('Moment N-m')
ylabel('Degrees')
legend([c,a,b,d,e,f],'intact','model 1','model 2','model 3','model 4','model 5')
hold on


figure(25)
f=plot(t21,u1e6,'m');
title('Part-2-1.N-C5-EP ROM about x-axis (6N&6P)')
xlabel('Moment N-m')
ylabel('Degrees')
legend([c,a,b,d,e,f],'intact','model 1','model 2','model 3','model 4','model 5')
hold on

figure(26)
f=plot(t21,u2e6,'m');
title('Part-2-1.N-C5-EP ROM about y-axis (6N&6P)')
xlabel('Moment N-m')
ylabel('Degrees')
legend([c,a,b,d,e,f],'intact','model 1','model 2','model 3','model 4','model 5')
hold on

figure(27)
f=plot(t21,u3e6,'m');
title('Part-2-1.N-C5-EP ROM about y-axis (6N&6P)')
xlabel('Moment N-m')
ylabel('Degrees')
legend([c,a,b,d,e,f],'intact','model 1','model 2','model 3','model 4','model 5')
hold on

figure(28)
f=plot(t7,u1x,'m');
title('Part-2-1.N-C6-EP ROM about x-axis (4N&4P)')
xlabel('Moment N-m')
ylabel('Degrees')
legend([c,a,b,d,e,f],'intact','model 1','model 2','model 3','model 4','model 5')
hold on

figure(29)
f=plot(t7,u2x,'m');
title('Part-2-1.N-C6-EP ROM about y-axis (4N&4P)')
xlabel('Moment N-m')
ylabel('Degrees')
legend([c,a,b,d,e,f],'intact','model 1','model 2','model 3','model 4','model 5')
hold on

figure(30)
f=plot(t7,u3x,'m');
title('Part-2-1.N-C6-EP ROM about z-axis (4N&4P)')
xlabel('Moment N-m')
ylabel('Degrees')
legend([c,a,b,d,e,f],'intact','model 1','model 2','model 3','model 4','model 5')
hold on



figure(31)
f=plot(t8,u1x5,'m');
title('Part-2-1.N-C6-EP ROM about x-axis (5N&5P)')
xlabel('Moment N-m')
ylabel('Degrees')
legend([c,a,b,d,e,f],'intact','model 1','model 2','model 3','model 4','model 5')
hold on

figure(32)
f=plot(t8,u2x5,'m');
title('Part-2-1.N-C6-EP ROM about y-axis (5N&5P)')
xlabel('Moment N-m')
ylabel('Degrees')
legend([c,a,b,d,e,f],'intact','model 1','model 2','model 3','model 4','model 5')
hold on

figure(33)
f=plot(t8,u3x5,'m');
title('Part-2-1.N-C6-EP ROM about z-axis (5N&5P)')
xlabel('Moment N-m')
ylabel('Degrees')
legend([c,a,b,d,e,f],'intact','model 1','model 2','model 3','model 4','model 5')
hold on

figure(34)
f=plot(t22,u1g6,'m');
title('Part-2-1.N-C6-EP ROM about x-axis (6N&6P)')
xlabel('Moment N-m')
ylabel('Degrees')
legend([c,a,b,d,e,f],'intact','model 1','model 2','model 3','model 4','model 5')
hold on

figure(35)
f=plot(t22,u2g6,'m');
title('Part-2-1.N-C6-EP ROM about y-axis (6N&6P)')
xlabel('Moment N-m')
ylabel('Degrees')
legend([c,a,b,d,e,f],'intact','model 1','model 2','model 3','model 4','model 5')
hold on

figure(36)
f=plot(t22,u3g6,'m');
title('Part-2-1.N-C6-EP ROM about z-axis (6N&6P)')
xlabel('Moment N-m')
ylabel('Degrees')
legend([c,a,b,d,e,f],'intact','model 1','model 2','model 3','model 4','model 5')
hold on

figure(37)
f=plot(t9,u1w,'m');
title('Part-2-1.N-C7-EP ROM about x-axis (4N&4P)')
xlabel('Moment N-m')
ylabel('Degrees')
legend([c,a,b,d,e,f],'intact','model 1','model 2','model 3','model 4','model 5')
hold on

figure(38)
f=plot(t9,u2w,'m');
title('Part-2-1.N-C7-EP ROM about y-axis (4N&4P)')
xlabel('Moment N-m')
ylabel('Degrees')
legend([c,a,b,d,e,f],'intact','model 1','model 2','model 3','model 4','model 5')
hold on

figure(39)
f=plot(t9,u3w,'m');
title('Part-2-1.N-C7-EP ROM about z-axis (4N&4P)')
xlabel('Moment N-m')
ylabel('Degrees')
legend([c,a,b,d,e,f],'intact','model 1','model 2','model 3','model 4','model 5')
hold on


figure(40)
f=plot(t10,u1x5,'m');
title('Part-2-1.N-C7-EP ROM about x-axis (5N&5P)')
xlabel('Moment N-m')
ylabel('Degrees')
legend([c,a,b,d,e,f],'intact','model 1','model 2','model 3','model 4','model 5')
hold on

figure(41)
f=plot(t10,u2x5,'m');
title('Part-2-1.N-C7-EP ROM about y-axis (5N&5P)')
xlabel('Moment N-m')
ylabel('Degrees')
legend([c,a,b,d,e,f],'intact','model 1','model 2','model 3','model 4','model 5')
hold on

figure(42)
f=plot(t10,u3x5,'m');
title('Part-2-1.N-C7-EP ROM about z-axis (5N&5P)')
xlabel('Moment N-m')
ylabel('Degrees')
legend([c,a,b,d,e,f],'intact','model 1','model 2','model 3','model 4','model 5')
hold on

figure(43)
f=plot(t23,u1i6,'m');
title('Part-2-1.N-C7-EP ROM about x-axis (6N&6P)')
xlabel('Moment N-m')
ylabel('Degrees')
legend([c,a,b,d,e,f],'intact','model 1','model 2','model 3','model 4','model 5')
hold on

figure(44)
f=plot(t23,u2i6,'m');
title('Part-2-1.N-C7-EP ROM about y-axis (6N&6P)')
xlabel('Moment N-m')
ylabel('Degrees')
legend([c,a,b,d,e,f],'intact','model 1','model 2','model 3','model 4','model 5')
hold on

figure(45)
f=plot(t23,u3i6,'m');
title('Part-2-1.N-C7-EP ROM about z-axis (6N&6P)')
xlabel('Moment N-m')
ylabel('Degrees')
legend([c,a,b,d,e,f],'intact','model 1','model 2','model 3','model 4','model 5')
hold on
